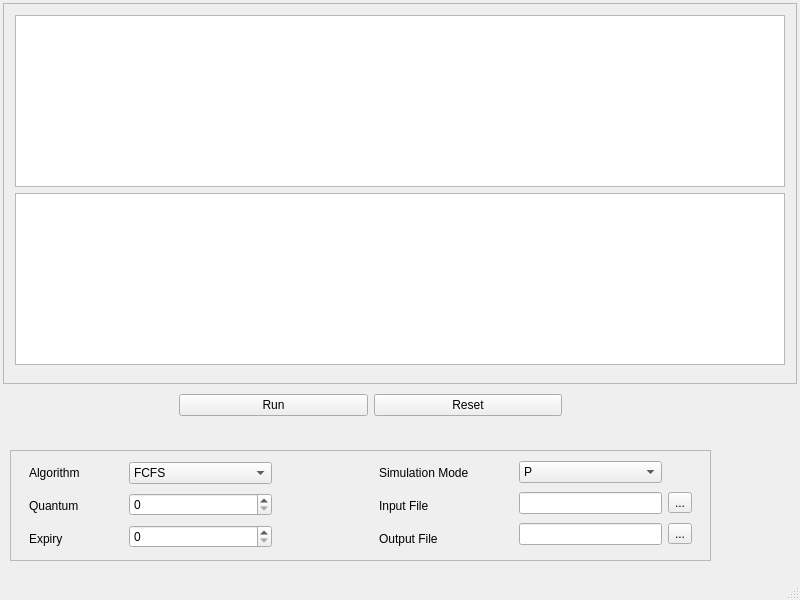
<?xml version="1.0" encoding="UTF-8"?>
<ui version="4.0">
 <class>Prosim</class>
 <widget class="QMainWindow" name="Prosim">
  <property name="geometry">
   <rect>
    <x>0</x>
    <y>0</y>
    <width>800</width>
    <height>600</height>
   </rect>
  </property>
  <property name="minimumSize">
   <size>
    <width>800</width>
    <height>600</height>
   </size>
  </property>
  <property name="maximumSize">
   <size>
    <width>800</width>
    <height>600</height>
   </size>
  </property>
  <property name="windowTitle">
   <string>Prosim</string>
  </property>
  <widget class="QWidget" name="centralwidget">
   <widget class="QFrame" name="frame">
    <property name="geometry">
     <rect>
      <x>3</x>
      <y>3</y>
      <width>794</width>
      <height>381</height>
     </rect>
    </property>
    <property name="frameShape">
     <enum>QFrame::StyledPanel</enum>
    </property>
    <property name="frameShadow">
     <enum>QFrame::Raised</enum>
    </property>
    <widget class="QFrame" name="gridFrame">
     <property name="geometry">
      <rect>
       <x>3</x>
       <y>3</y>
       <width>788</width>
       <height>368</height>
      </rect>
     </property>
     <layout class="QGridLayout" name="gridLayout_2">
      <item row="0" column="0">
       <widget class="QGraphicsView" name="processGraph">
        <property name="mouseTracking">
         <bool>true</bool>
        </property>
       </widget>
      </item>
      <item row="1" column="0">
       <widget class="QGraphicsView" name="memoryGraph">
        <property name="mouseTracking">
         <bool>true</bool>
        </property>
       </widget>
      </item>
     </layout>
    </widget>
   </widget>
   <widget class="QFrame" name="frame_2">
    <property name="geometry">
     <rect>
      <x>10</x>
      <y>450</y>
      <width>701</width>
      <height>111</height>
     </rect>
    </property>
    <property name="frameShape">
     <enum>QFrame::StyledPanel</enum>
    </property>
    <property name="frameShadow">
     <enum>QFrame::Raised</enum>
    </property>
    <widget class="QFrame" name="gridFrame">
     <property name="geometry">
      <rect>
       <x>110</x>
       <y>0</y>
       <width>161</width>
       <height>111</height>
      </rect>
     </property>
     <layout class="QGridLayout" name="gridLayout_3">
      <item row="3" column="0">
       <widget class="QSpinBox" name="expirySpinBox"/>
      </item>
      <item row="1" column="0">
       <widget class="QComboBox" name="algorithmModes">
        <item>
         <property name="text">
          <string>FCFS</string>
         </property>
        </item>
        <item>
         <property name="text">
          <string>RR</string>
         </property>
        </item>
        <item>
         <property name="text">
          <string>SRT</string>
         </property>
        </item>
        <item>
         <property name="text">
          <string>SPN</string>
         </property>
        </item>
       </widget>
      </item>
      <item row="2" column="0">
       <widget class="QSpinBox" name="quantumSpinBox"/>
      </item>
     </layout>
    </widget>
    <widget class="QFrame" name="gridFrame">
     <property name="geometry">
      <rect>
       <x>10</x>
       <y>0</y>
       <width>101</width>
       <height>111</height>
      </rect>
     </property>
     <layout class="QGridLayout" name="gridLayout_4">
      <item row="0" column="0">
       <widget class="QLabel" name="algorithmLabel">
        <property name="text">
         <string>Algorithm</string>
        </property>
       </widget>
      </item>
      <item row="2" column="0">
       <widget class="QLabel" name="expiryLabel">
        <property name="text">
         <string>Expiry</string>
        </property>
       </widget>
      </item>
      <item row="1" column="0">
       <widget class="QLabel" name="quantumLabel">
        <property name="text">
         <string>Quantum</string>
        </property>
       </widget>
      </item>
     </layout>
    </widget>
    <widget class="QFrame" name="gridFrame">
     <property name="geometry">
      <rect>
       <x>500</x>
       <y>-1</y>
       <width>191</width>
       <height>111</height>
      </rect>
     </property>
     <layout class="QGridLayout" name="gridLayout_5">
      <item row="3" column="0">
       <widget class="QLineEdit" name="outputFileTextBox"/>
      </item>
      <item row="1" column="0">
       <widget class="QComboBox" name="simulationModes">
        <item>
         <property name="text">
          <string>P</string>
         </property>
        </item>
        <item>
         <property name="text">
          <string>VM + P</string>
         </property>
        </item>
       </widget>
      </item>
      <item row="2" column="0">
       <widget class="QLineEdit" name="inputFileTextBox"/>
      </item>
      <item row="2" column="1">
       <widget class="QToolButton" name="inputFileDialogue">
        <property name="text">
         <string>...</string>
        </property>
       </widget>
      </item>
      <item row="3" column="1">
       <widget class="QToolButton" name="outputFileDialogue">
        <property name="text">
         <string>...</string>
        </property>
       </widget>
      </item>
     </layout>
    </widget>
    <widget class="QFrame" name="gridFrame">
     <property name="geometry">
      <rect>
       <x>360</x>
       <y>0</y>
       <width>141</width>
       <height>111</height>
      </rect>
     </property>
     <layout class="QGridLayout" name="gridLayout_6">
      <item row="0" column="0">
       <widget class="QLabel" name="simulationModeLabel">
        <property name="text">
         <string>Simulation Mode</string>
        </property>
       </widget>
      </item>
      <item row="2" column="0">
       <widget class="QLabel" name="outputFileLabel">
        <property name="text">
         <string>Output File</string>
        </property>
       </widget>
      </item>
      <item row="1" column="0">
       <widget class="QLabel" name="inputFileLabel">
        <property name="text">
         <string>Input File</string>
        </property>
       </widget>
      </item>
     </layout>
    </widget>
   </widget>
   <widget class="QFrame" name="horizontalFrame">
    <property name="geometry">
     <rect>
      <x>170</x>
      <y>380</y>
      <width>401</width>
      <height>51</height>
     </rect>
    </property>
    <layout class="QHBoxLayout" name="horizontalLayout">
     <item>
      <widget class="QPushButton" name="runButton">
       <property name="text">
        <string>Run</string>
       </property>
      </widget>
     </item>
     <item>
      <widget class="QPushButton" name="resetButton">
       <property name="text">
        <string>Reset</string>
       </property>
      </widget>
     </item>
    </layout>
   </widget>
  </widget>
  <widget class="QStatusBar" name="statusbar"/>
 </widget>
 <resources/>
 <connections/>
</ui>
